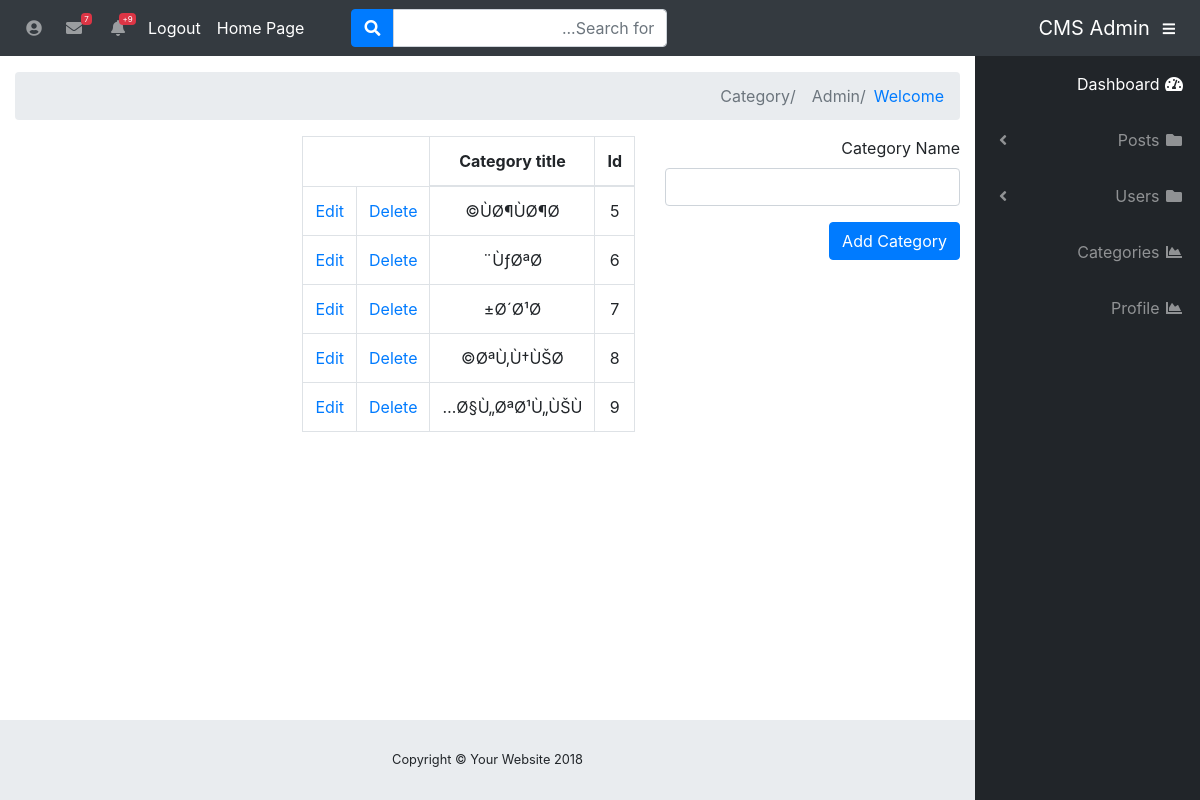
/admin/categories.php (signed in), run on the app's committed database.
### tables this page shows
CREATE TABLE `categories` (
  `cat_id` int(3) NOT NULL,
  `cat_title` varchar(255) NOT NULL
);

### admin/functions.php (the view, shortened to what this page needs)
<?php
function select_all_categories(){
	global $connection;
	$query = "SELECT * FROM categories";
	$select_all_catgs = mysqli_query($connection, $query);
  while ($row = mysqli_fetch_assoc($select_all_catgs)) {
    $cat_id = $row['cat_id'];
    $cat_title = $row['cat_title'];
    echo "<tr>";
    echo "<td>{$cat_id}</td>";
    echo "<td>{$cat_title}</td>";
    echo "<td><a href='categories.php?delete={$cat_id}' onclick=\"return confirm('Are you sure?');\">Delete</a></td>";
    echo "<td><a href='categories.php?edit={$cat_id}'>Edit</a></td>";
    echo "</tr>";
  }
}

### admin/css/sb-admin.css (style rules this page uses)
html { position: relative; min-height: 100%; }
body { height: 100%; }
:root { --input-padding-x: 0.75rem; --input-padding-y: 0.75rem; }
body { direction: rtl; text-align: right; }

### data on the page
categories: cat_id "5", cat_title "ÙØ¶ÙØ¶Ø©"
categories: cat_id "6", cat_title "ÙƒØªØ¨"
categories: cat_id "7", cat_title "Ø´Ø¹Ø±"
categories: cat_id "8", cat_title "ØªÙ‚Ù†ÙŠØ©"
categories: cat_id "9", cat_title "Ø§Ù„ØªØ¹Ù„ÙŠÙ…"
